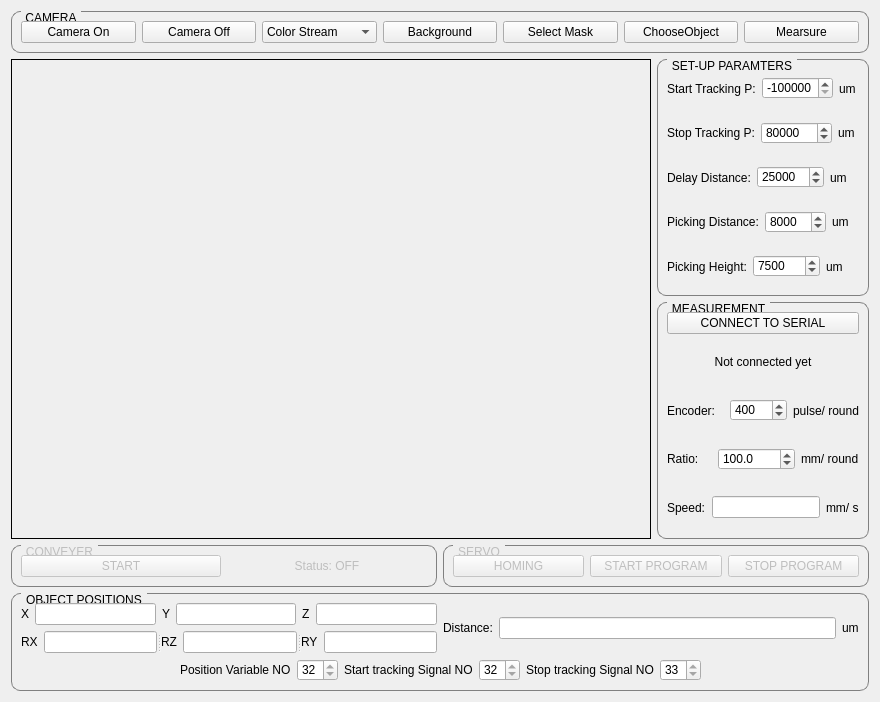
      <widget class="QWidget" name="tab_3">
       <attribute name="title">
        <string>Conveyor Tracking</string>
       </attribute>
       <layout class="QVBoxLayout" name="verticalLayout_22">
        <item>
         <widget class="QGroupBox" name="groupBox_7">
          <property name="styleSheet">
           <string notr="true">QGroupBox {
    border: 1px solid gray;
    border-radius: 9px;
    margin-top: 0.5em;
}

QGroupBox::title {
    subcontrol-origin: margin;
    left: 10px;
    padding: 0 3px 0 3px;
}</string>
          </property>
          <property name="title">
           <string>CAMERA</string>
          </property>
          <layout class="QHBoxLayout" name="horizontalLayout">
           <item>
            <widget class="QPushButton" name="CameraOn_Button">
             <property name="text">
              <string>Camera On</string>
             </property>
            </widget>
           </item>
           <item>
            <widget class="QPushButton" name="CameraOff_Button">
             <property name="text">
              <string>Camera Off</string>
             </property>
            </widget>
           </item>
           <item>
            <widget class="QComboBox" name="StreamOption_comboBox">
             <item>
              <property name="text">
               <string>Color Stream</string>
              </property>
             </item>
             <item>
              <property name="text">
               <string>Depth Stream</string>
              </property>
             </item>
            </widget>
           </item>
           <item>
            <widget class="QPushButton" name="Background_Button">
             <property name="text">
              <string>Background</string>
             </property>
            </widget>
           </item>
           <item>
            <widget class="QPushButton" name="Mask_Button">
             <property name="text">
              <string>Select Mask</string>
             </property>
            </widget>
           </item>
           <item>
            <widget class="QPushButton" name="ChooseObject_Button">
             <property name="text">
              <string>ChooseObject</string>
             </property>
            </widget>
           </item>
           <item>
            <widget class="QPushButton" name="Size_Button">
             <property name="text">
              <string>Mearsure</string>
             </property>
            </widget>
           </item>
          </layout>
         </widget>
        </item>
        <item>
         <layout class="QHBoxLayout" name="horizontalLayout_22">
          <item>
           <widget class="QLabel" name="CameraFrame">
            <property name="minimumSize">
             <size>
              <width>640</width>
              <height>480</height>
             </size>
            </property>
            <property name="styleSheet">
             <string notr="true"/>
            </property>
            <property name="frameShape">
             <enum>QFrame::Box</enum>
            </property>
            <property name="lineWidth">
             <number>1</number>
            </property>
            <property name="midLineWidth">
             <number>0</number>
            </property>
            <property name="text">
             <string/>
            </property>
           </widget>
          </item>
          <item>
           <layout class="QVBoxLayout" name="verticalLayout_11">
            <item>
             <widget class="QGroupBox" name="groupBox_6">
              <property name="styleSheet">
               <string notr="true">QGroupBox {
    border: 1px solid gray;
    border-radius: 9px;
    margin-top: 0.5em;
}

QGroupBox::title {
    subcontrol-origin: margin;
    left: 10px;
    padding: 0 3px 0 3px;
}</string>
              </property>
              <property name="title">
               <string>SET-UP PARAMTERS</string>
              </property>
              <layout class="QVBoxLayout" name="verticalLayout_4">
               <item>
                <layout class="QHBoxLayout" name="horizontalLayout_39">
                 <item>
                  <widget class="QLabel" name="label_17">
                   <property name="text">
                    <string>Start Tracking P:</string>
                   </property>
                  </widget>
                 </item>
                 <item>
                  <widget class="QSpinBox" name="spinBoxStartY">
                   <property name="minimum">
                    <number>-200000</number>
                   </property>
                   <property name="maximum">
                    <number>200000</number>
                   </property>
                   <property name="value">
                    <number>-140000</number>
                   </property>
                  </widget>
                 </item>
                 <item>
                  <widget class="QLabel" name="label_20">
                   <property name="text">
                    <string>um</string>
                   </property>
                  </widget>
                 </item>
                </layout>
               </item>
               <item>
                <layout class="QHBoxLayout" name="horizontalLayout_40">
                 <item>
                  <widget class="QLabel" name="label_21">
                   <property name="text">
                    <string>Stop Tracking P:</string>
                   </property>
                  </widget>
                 </item>
                 <item>
                  <widget class="QSpinBox" name="spinBoxStopY">
                   <property name="minimum">
                    <number>-200000</number>
                   </property>
                   <property name="maximum">
                    <number>200000</number>
                   </property>
                   <property name="value">
                    <number>80000</number>
                   </property>
                  </widget>
                 </item>
                 <item>
                  <widget class="QLabel" name="label_24">
                   <property name="text">
                    <string>um</string>
                   </property>
                  </widget>
                 </item>
                </layout>
               </item>
               <item>
                <layout class="QHBoxLayout" name="horizontalLayout_42">
                 <item>
                  <widget class="QLabel" name="label_27">
                   <property name="text">
                    <string>Delay Distance:</string>
                   </property>
                  </widget>
                 </item>
                 <item>
                  <widget class="QSpinBox" name="spinBoxDelayDy">
                   <property name="minimum">
                    <number>1000</number>
                   </property>
                   <property name="maximum">
                    <number>100000</number>
                   </property>
                   <property name="value">
                    <number>25000</number>
                   </property>
                  </widget>
                 </item>
                 <item>
                  <widget class="QLabel" name="label_30">
                   <property name="text">
                    <string>um</string>
                   </property>
                  </widget>
                 </item>
                </layout>
               </item>
               <item>
                <layout class="QHBoxLayout" name="horizontalLayout_43">
                 <item>
                  <widget class="QLabel" name="label_29">
                   <property name="text">
                    <string>Picking Distance:</string>
                   </property>
                  </widget>
                 </item>
                 <item>
                  <widget class="QSpinBox" name="spinBoxPickingDistance">
                   <property name="minimum">
                    <number>0</number>
                   </property>
                   <property name="maximum">
                    <number>30000</number>
                   </property>
                   <property name="value">
                    <number>8000</number>
                   </property>
                  </widget>
                 </item>
                 <item>
                  <widget class="QLabel" name="label_32">
                   <property name="text">
                    <string>um</string>
                   </property>
                  </widget>
                 </item>
                </layout>
               </item>
               <item>
                <layout class="QHBoxLayout" name="horizontalLayout_38">
                 <item>
                  <widget class="QLabel" name="label_11">
                   <property name="text">
                    <string>Picking Height:</string>
                   </property>
                  </widget>
                 </item>
                 <item>
                  <widget class="QSpinBox" name="spinBoxEncoderPickingHeight">
                   <property name="minimum">
                    <number>0</number>
                   </property>
                   <property name="maximum">
                    <number>100000</number>
                   </property>
                   <property name="value">
                    <number>7500</number>
                   </property>
                  </widget>
                 </item>
                 <item>
                  <widget class="QLabel" name="label_15">
                   <property name="text">
                    <string>um</string>
                   </property>
                  </widget>
                 </item>
                </layout>
               </item>
              </layout>
             </widget>
            </item>
            <item>
             <widget class="QGroupBox" name="groupBox">
              <property name="styleSheet">
               <string notr="true">QGroupBox {
    border: 1px solid gray;
    border-radius: 9px;
    margin-top: 0.5em;
}

QGroupBox::title {
    subcontrol-origin: margin;
    left: 10px;
    padding: 0 3px 0 3px;
}</string>
              </property>
              <property name="title">
               <string>MEASUREMENT</string>
              </property>
              <layout class="QVBoxLayout" name="verticalLayout_15">
               <item>
                <widget class="QPushButton" name="pushButtonConnectSerial">
                 <property name="text">
                  <string>CONNECT TO SERIAL</string>
                 </property>
                </widget>
               </item>
               <item>
                <widget class="QLabel" name="labelSerialStatus">
                 <property name="styleSheet">
                  <string notr="true"/>
                 </property>
                 <property name="text">
                  <string>Not connected yet</string>
                 </property>
                 <property name="alignment">
                  <set>Qt::AlignCenter</set>
                 </property>
                </widget>
               </item>
               <item>
                <layout class="QHBoxLayout" name="horizontalLayout_36">
                 <item>
                  <widget class="QLabel" name="label_8">
                   <property name="text">
                    <string>Encoder:</string>
                   </property>
                  </widget>
                 </item>
                 <item>
                  <widget class="QSpinBox" name="spinBoxEncoderType">
                   <property name="minimum">
                    <number>100</number>
                   </property>
                   <property name="maximum">
                    <number>2000</number>
                   </property>
                   <property name="value">
                    <number>400</number>
                   </property>
                  </widget>
                 </item>
                 <item>
                  <widget class="QLabel" name="label_9">
                   <property name="text">
                    <string>pulse/ round</string>
                   </property>
                  </widget>
                 </item>
                </layout>
               </item>
               <item>
                <layout class="QHBoxLayout" name="horizontalLayout_37">
                 <item>
                  <widget class="QLabel" name="label_12">
                   <property name="text">
                    <string>Ratio:</string>
                   </property>
                  </widget>
                 </item>
                 <item>
                  <widget class="QDoubleSpinBox" name="doubleSpinBoxRatio">
                   <property name="decimals">
                    <number>1</number>
                   </property>
                   <property name="minimum">
                    <double>10.000000000000000</double>
                   </property>
                   <property name="maximum">
                    <double>100000.000000000000000</double>
                   </property>
                   <property name="singleStep">
                    <double>0.010000000000000</double>
                   </property>
                   <property name="value">
                    <double>100.000000000000000</double>
                   </property>
                  </widget>
                 </item>
                 <item>
                  <widget class="QLabel" name="label_3">
                   <property name="text">
                    <string>mm/ round</string>
                   </property>
                  </widget>
                 </item>
                </layout>
               </item>
               <item>
                <layout class="QHBoxLayout" name="horizontalLayout_44">
                 <item>
                  <widget class="QLabel" name="label_23">
                   <property name="text">
                    <string>Speed:</string>
                   </property>
                  </widget>
                 </item>
                 <item>
                  <widget class="QLineEdit" name="lineEditSpeed"/>
                 </item>
                 <item>
                  <widget class="QLabel" name="label_26">
                   <property name="text">
                    <string>mm/ s</string>
                   </property>
                  </widget>
                 </item>
                </layout>
               </item>
              </layout>
             </widget>
            </item>
           </layout>
          </item>
         </layout>
        </item>
        <item>
         <layout class="QVBoxLayout" name="verticalLayout_21">
          <item>
           <layout class="QHBoxLayout" name="horizontalLayout_34">
            <item>
             <widget class="QGroupBox" name="groupBoxConveyer">
              <property name="enabled">
               <bool>false</bool>
              </property>
              <property name="styleSheet">
               <string notr="true">QGroupBox {
    border: 1px solid gray;
    border-radius: 9px;
    margin-top: 0.5em;
}

QGroupBox::title {
    subcontrol-origin: margin;
    left: 10px;
    padding: 0 3px 0 3px;
}</string>
              </property>
              <property name="title">
               <string>CONVEYER</string>
              </property>
              <layout class="QHBoxLayout" name="horizontalLayout_31">
               <item>
                <widget class="QPushButton" name="pushButtonStartConveyer">
                 <property name="text">
                  <string>START</string>
                 </property>
                </widget>
               </item>
               <item>
                <widget class="QLabel" name="labelStatusConveyer">
                 <property name="text">
                  <string>Status: OFF</string>
                 </property>
                 <property name="alignment">
                  <set>Qt::AlignCenter</set>
                 </property>
                </widget>
               </item>
              </layout>
             </widget>
            </item>
            <item>
             <widget class="QGroupBox" name="groupBoxServo">
              <property name="enabled">
               <bool>false</bool>
              </property>
              <property name="styleSheet">
               <string notr="true">QGroupBox {
    border: 1px solid gray;
    border-radius: 9px;
    margin-top: 0.5em;
}

QGroupBox::title {
    subcontrol-origin: margin;
    left: 10px;
    padding: 0 3px 0 3px;
}</string>
              </property>
              <property name="title">
               <string>SERVO</string>
              </property>
              <layout class="QHBoxLayout" name="horizontalLayout_29">
               <item>
                <widget class="QPushButton" name="pushButtonServoHoming">
                 <property name="text">
                  <string>HOMING</string>
                 </property>
                </widget>
               </item>
               <item>
                <widget class="QPushButton" name="pushButtonStartProgram">
                 <property name="text">
                  <string>START PROGRAM</string>
                 </property>
                </widget>
               </item>
               <item>
                <widget class="QPushButton" name="pushButtonStopProgram">
                 <property name="text">
                  <string>STOP PROGRAM</string>
                 </property>
                </widget>
               </item>
              </layout>
             </widget>
            </item>
           </layout>
          </item>
          <item>
           <widget class="QGroupBox" name="groupBox_4">
            <property name="sizePolicy">
             <sizepolicy hsizetype="Preferred" vsizetype="Preferred">
              <horstretch>0</horstretch>
              <verstretch>0</verstretch>
             </sizepolicy>
            </property>
            <property name="styleSheet">
             <string notr="true">QGroupBox {
    border: 1px solid gray;
    border-radius: 9px;
    margin-top: 0.5em;
}

QGroupBox::title {
    subcontrol-origin: margin;
    left: 10px;
    padding: 0 3px 0 3px;
}</string>
            </property>
            <property name="title">
             <string>OBJECT POSITIONS</string>
            </property>
            <layout class="QVBoxLayout" name="verticalLayout_13">
             <item>
              <layout class="QHBoxLayout" name="horizontalLayout_20">
               <item>
                <layout class="QVBoxLayout" name="verticalLayout_14">
                 <item>
                  <layout class="QHBoxLayout" name="horizontalLayout_6">
                   <item>
                    <layout class="QHBoxLayout" name="horizontalLayout_35">
                     <item>
                      <widget class="QLabel" name="label_33">
                       <property name="text">
                        <string>X</string>
                       </property>
                      </widget>
                     </item>
                     <item>
                      <widget class="QLineEdit" name="lineEditX_3">
                       <property name="alignment">
                        <set>Qt::AlignCenter</set>
                       </property>
                       <property name="readOnly">
                        <bool>true</bool>
                       </property>
                      </widget>
                     </item>
                    </layout>
                   </item>
                   <item>
                    <layout class="QHBoxLayout" name="horizontalLayout_47">
                     <item>
                      <widget class="QLabel" name="label_36">
                       <property name="text">
                        <string>Y</string>
                       </property>
                      </widget>
                     </item>
                     <item>
                      <widget class="QLineEdit" name="lineEditY_3">
                       <property name="alignment">
                        <set>Qt::AlignCenter</set>
                       </property>
                       <property name="readOnly">
                        <bool>true</bool>
                       </property>
                      </widget>
                     </item>
                    </layout>
                   </item>
                   <item>
                    <layout class="QHBoxLayout" name="horizontalLayout_49">
                     <item>
                      <widget class="QLabel" name="label_39">
                       <property name="text">
                        <string>Z</string>
                       </property>
                      </widget>
                     </item>
                     <item>
                      <widget class="QLineEdit" name="lineEditZ_3">
                       <property name="alignment">
                        <set>Qt::AlignCenter</set>
                       </property>
                       <property name="readOnly">
                        <bool>true</bool>
                       </property>
                      </widget>
                     </item>
                    </layout>
                   </item>
                  </layout>
                 </item>
                 <item>
                  <widget class="QSplitter" name="splitter_8">
                   <property name="orientation">
                    <enum>Qt::Horizontal</enum>
                   </property>
                   <widget class="QWidget" name="layoutWidget">
                    <layout class="QHBoxLayout" name="horizontalLayout_51">
                     <item>
                      <widget class="QLabel" name="label_40">
                       <property name="text">
                        <string>RX</string>
                       </property>
                      </widget>
                     </item>
                     <item>
                      <widget class="QLineEdit" name="lineEditRX_3">
                       <property name="alignment">
                        <set>Qt::AlignCenter</set>
                       </property>
                       <property name="readOnly">
                        <bool>true</bool>
                       </property>
                      </widget>
                     </item>
                    </layout>
                   </widget>
                   <widget class="QWidget" name="layoutWidget">
                    <layout class="QHBoxLayout" name="horizontalLayout_53">
                     <item>
                      <widget class="QLabel" name="label_42">
                       <property name="text">
                        <string>RZ</string>
                       </property>
                      </widget>
                     </item>
                     <item>
                      <widget class="QLineEdit" name="lineEditRZ_3">
                       <property name="alignment">
                        <set>Qt::AlignCenter</set>
                       </property>
                       <property name="readOnly">
                        <bool>true</bool>
                       </property>
                      </widget>
                     </item>
                    </layout>
                   </widget>
                   <widget class="QWidget" name="layoutWidget">
                    <layout class="QHBoxLayout" name="horizontalLayout_52">
                     <item>
                      <widget class="QLabel" name="label_41">
                       <property name="text">
                        <string>RY</string>
                       </property>
                      </widget>
                     </item>
                     <item>
                      <widget class="QLineEdit" name="lineEditRY_3">
                       <property name="alignment">
                        <set>Qt::AlignCenter</set>
                       </property>
                       <property name="readOnly">
                        <bool>true</bool>
                       </property>
                      </widget>
                     </item>
                    </layout>
                   </widget>
                  </widget>
                 </item>
                </layout>
               </item>
               <item>
                <layout class="QHBoxLayout" name="horizontalLayout_46">
                 <item>
                  <widget class="QLabel" name="label_44">
                   <property name="text">
                    <string>Distance:</string>
                   </property>
                  </widget>
                 </item>
                 <item>
                  <widget class="QLineEdit" name="lineEditDistance"/>
                 </item>
                 <item>
                  <widget class="QLabel" name="label_45">
                   <property name="text">
                    <string>um</string>
                   </property>
                  </widget>
                 </item>
                </layout>
               </item>
              </layout>
             </item>
             <item>
              <layout class="QHBoxLayout" name="horizontalLayout_30">
               <item>
                <spacer name="horizontalSpacer_3">
                 <property name="orientation">
                  <enum>Qt::Horizontal</enum>
                 </property>
                 <property name="sizeHint" stdset="0">
                  <size>
                   <width>40</width>
                   <height>20</height>
                  </size>
                 </property>
                </spacer>
               </item>
               <item>
                <widget class="QLabel" name="label_43">
                 <property name="text">
                  <string>Position Variable NO</string>
                 </property>
                </widget>
               </item>
               <item>
                <widget class="QSpinBox" name="spinBoxPVariableNO_2">
                 <property name="minimum">
                  <number>32</number>
                 </property>
                 <property name="maximum">
                  <number>32</number>
                 </property>
                 <property name="value">
                  <number>32</number>
                 </property>
                </widget>
               </item>
               <item>
                <widget class="QLabel" name="label_49">
                 <property name="text">
                  <string>Start tracking Signal NO</string>
                 </property>
                </widget>
               </item>
               <item>
                <widget class="QSpinBox" name="spinBoxPVariableNO_4">
                 <property name="minimum">
                  <number>32</number>
                 </property>
                 <property name="maximum">
                  <number>32</number>
                 </property>
                 <property name="value">
                  <number>32</number>
                 </property>
                </widget>
               </item>
               <item>
                <widget class="QLabel" name="label_50">
                 <property name="text">
                  <string>Stop tracking Signal NO</string>
                 </property>
                </widget>
               </item>
               <item>
                <widget class="QSpinBox" name="spinBoxPVariableNO_5">
                 <property name="minimum">
                  <number>33</number>
                 </property>
                 <property name="maximum">
                  <number>33</number>
                 </property>
                 <property name="value">
                  <number>33</number>
                 </property>
                </widget>
               </item>
               <item>
                <spacer name="horizontalSpacer_8">
                 <property name="orientation">
                  <enum>Qt::Horizontal</enum>
                 </property>
                 <property name="sizeHint" stdset="0">
                  <size>
                   <width>40</width>
                   <height>20</height>
                  </size>
                 </property>
                </spacer>
               </item>
              </layout>
             </item>
            </layout>
           </widget>
          </item>
         </layout>
        </item>
       </layout>
      </widget>
